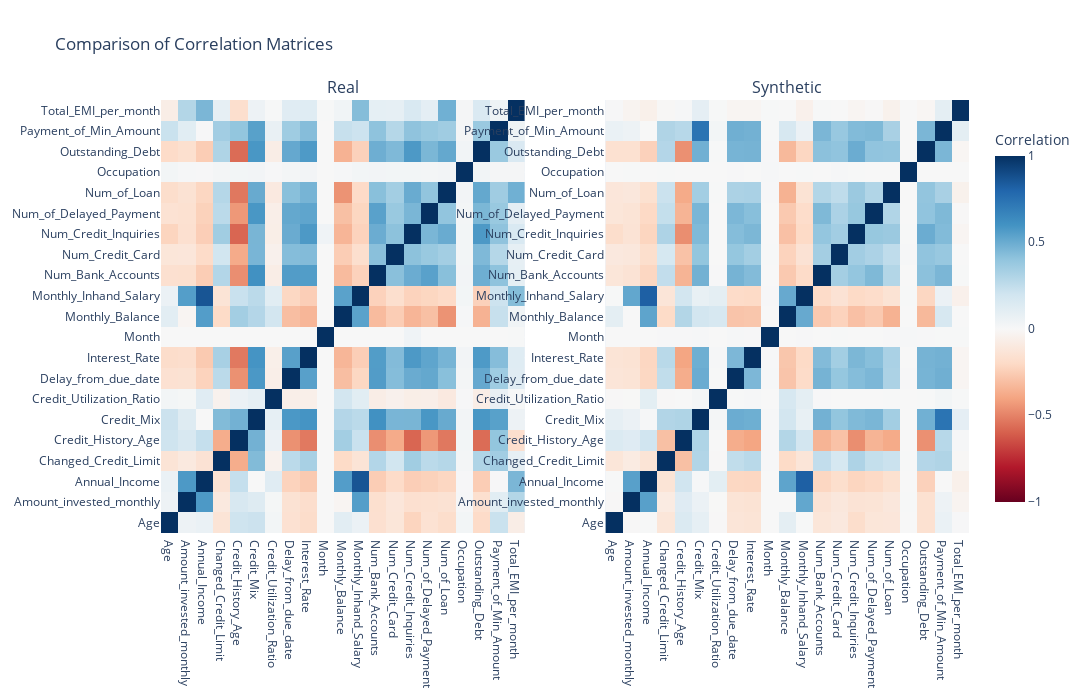

Notebook code for this chart:
### Code cell
plot_correlation_matrices(correlation_matrix, correlation_matrix_syn, "Real", "Synthetic")

### Figure 1 — Plotly figure (JSON) as saved in the notebook; plotly's stock layout.template omitted (floating-point values rounded to 4 significant figures; data arrays with more than 128 entries replaced by an {"elided": "..."} marker saying what was removed)
{"data": [{"colorbar": {"len": 0.9, "title": {"text": "Correlation"}}, "colorscale": [[0, "rgb(103,0,31)"], [0.1, "rgb(178,24,43)"], [0.2, "rgb(214,96,77)"], [0.3, "rgb(244,165,130)"], [0.4, "rgb(253,219,199)"], [0.5, "rgb(247,247,247)"], [0.6, "rgb(209,229,240)"], [0.7, "rgb(146,197,222)"], [0.8, "rgb(67,147,195)"], [0.9, "rgb(33,102,172)"], [1, "rgb(5,48,97)"]], "hoverongaps": false, "hovertemplate": "X: %{x}<br>Y: %{y}<br>Corr: %{z:.2f}<extra></extra>", "type": "heatmap", "x": ["Age", "Amount_invested_monthly", "Annual_Income", "Changed_Credit_Limit", "Credit_History_Age", "Credit_Mix", "Credit_Utilization_Ratio", "Delay_from_due_date", "Interest_Rate", "Month", "Monthly_Balance", "Monthly_Inhand_Salary", "Num_Bank_Accounts", "Num_Credit_Card", "Num_Credit_Inquiries", "Num_of_Delayed_Payment", "Num_of_Loan", "Occupation", "Outstanding_Debt", "Payment_of_Min_Amount", "Total_EMI_per_month"], "xaxis": "x", "y": ["Age", "Amount_invested_monthly", "Annual_Income", "Changed_Credit_Limit", "Credit_History_Age", "Credit_Mix", "Credit_Utilization_Ratio", "Delay_from_due_date", "Interest_Rate", "Month", "Monthly_Balance", "Monthly_Inhand_Salary", "Num_Bank_Accounts", "Num_Credit_Card", "Num_Credit_Inquiries", "Num_of_Delayed_Payment", "Num_of_Loan", "Occupation", "Outstanding_Debt", "Payment_of_Min_Amount", "Total_EMI_per_month"], "yaxis": "y", "z": {"elided": "21x21 float values"}, "zmax": 1, "zmin": -1}, {"colorscale": [[0, "rgb(103,0,31)"], [0.1, "rgb(178,24,43)"], [0.2, "rgb(214,96,77)"], [0.3, "rgb(244,165,130)"], [0.4, "rgb(253,219,199)"], [0.5, "rgb(247,247,247)"], [0.6, "rgb(209,229,240)"], [0.7, "rgb(146,197,222)"], [0.8, "rgb(67,147,195)"], [0.9, "rgb(33,102,172)"], [1, "rgb(5,48,97)"]], "hoverongaps": false, "hovertemplate": "X: %{x}<br>Y: %{y}<br>Corr: %{z:.2f}<extra></extra>", "showscale": false, "type": "heatmap", "x": ["Age", "Amount_invested_monthly", "Annual_Income", "Changed_Credit_Limit", "Credit_History_Age", "Credit_Mix", "Credit_Utilization_Ratio", "Delay_from_due_date", "Interest_Rate", "Month", "Monthly_Balance", "Monthly_Inhand_Salary", "Num_Bank_Accounts", "Num_Credit_Card", "Num_Credit_Inquiries", "Num_of_Delayed_Payment", "Num_of_Loan", "Occupation", "Outstanding_Debt", "Payment_of_Min_Amount", "Total_EMI_per_month"], "xaxis": "x2", "y": ["Age", "Amount_invested_monthly", "Annual_Income", "Changed_Credit_Limit", "Credit_History_Age", "Credit_Mix", "Credit_Utilization_Ratio", "Delay_from_due_date", "Interest_Rate", "Month", "Monthly_Balance", "Monthly_Inhand_Salary", "Num_Bank_Accounts", "Num_Credit_Card", "Num_Credit_Inquiries", "Num_of_Delayed_Payment", "Num_of_Loan", "Occupation", "Outstanding_Debt", "Payment_of_Min_Amount", "Total_EMI_per_month"], "yaxis": "y2", "z": {"elided": "21x21 float values"}, "zmax": 1, "zmin": -1}], "layout": {"annotations": [{"font": {"size": 16}, "showarrow": false, "text": "Real", "x": 0.225, "xanchor": "center", "xref": "paper", "y": 1, "yanchor": "bottom", "yref": "paper"}, {"font": {"size": 16}, "showarrow": false, "text": "Synthetic", "x": 0.775, "xanchor": "center", "xref": "paper", "y": 1, "yanchor": "bottom", "yref": "paper"}], "height": 700, "showlegend": false, "title": {"text": "Comparison of Correlation Matrices"}, "width": 1200, "xaxis": {"anchor": "y", "domain": [0, 0.45]}, "xaxis2": {"anchor": "y2", "domain": [0.55, 1]}, "yaxis": {"anchor": "x", "domain": [0, 1]}, "yaxis2": {"anchor": "x2", "domain": [0, 1]}}}
